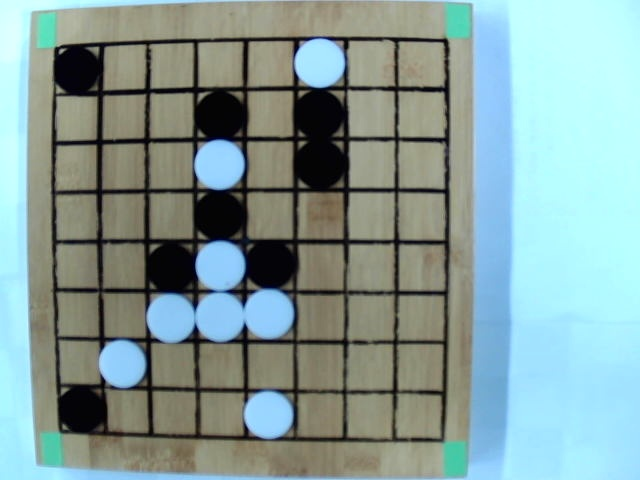
#> input picture python/opencv/harris-corner/IMG-111.jpg, 640 x 480 px
$ python harris_corner.py
#> lines starting #> are read from the running program, lines starting #| are printed output that depends on the picture; after the words box and inside, x2 and y2 are one past the last pixel; in counts of white or black regions, pixels touching at a corner belong together
import cv2
import numpy as np

def harris_corner(filename):
#> called with filename = 'IMG-111.jpg'
    img = cv2.imread(filename)
#> img is the input picture: shape (480, 640, 3); mean B, G, R 154.7, 157, 133.1
    gray = cv2.cvtColor(img, cv2.COLOR_BGR2GRAY)
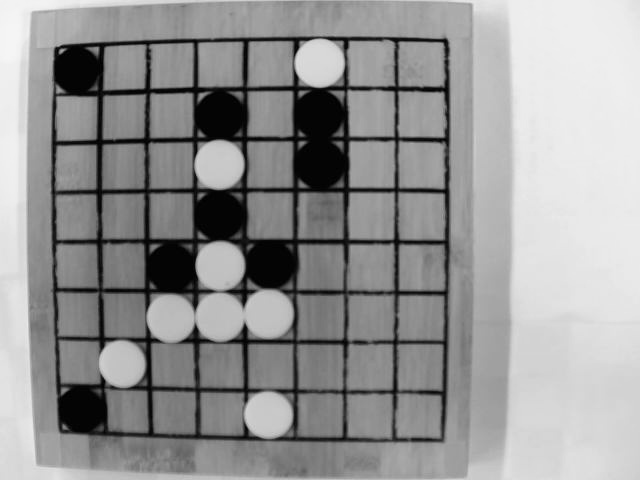
#> gray: shape (480, 640); min 0, max 245, mean 149.6

    gray = np.float32(gray)
    dst = cv2.cornerHarris(gray, 2, 3, 0.04)
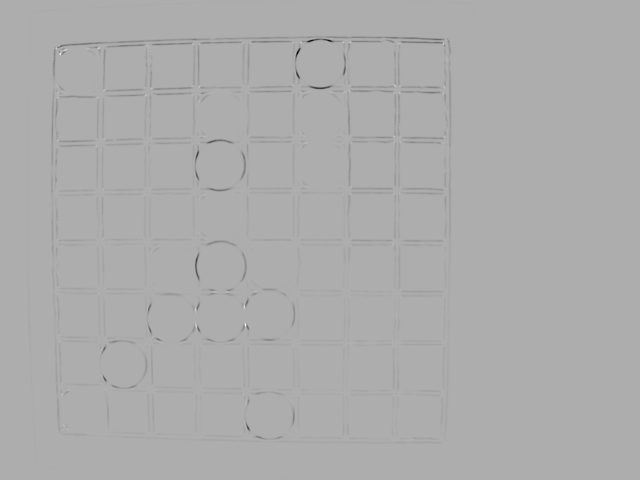
#> dst: shape (480, 640) float32; min -19473030, max 9187398, mean -96963.5; drawn with min black and max white

    # result is dilated for marking the corners, not important
    dst = cv2.dilate(dst, None)
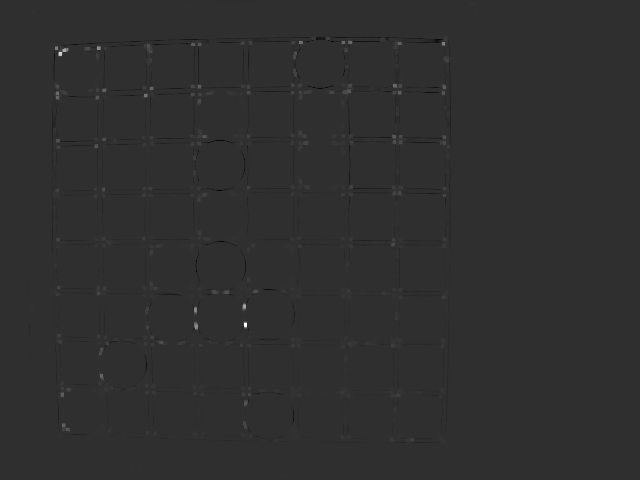
#> dst: shape (480, 640) float32; min -2128016.8, max 9187398, mean 609.4; drawn with min black and max white
    print(dst.shape)
#| (480, 640)
    # Threshold for an optimal value, it may vary depending on the image.
    print(dst > 0.01 * dst.max())
#> (printed output is left out)
    img[dst > 0.01 * dst.max()] = [0, 0, 255]
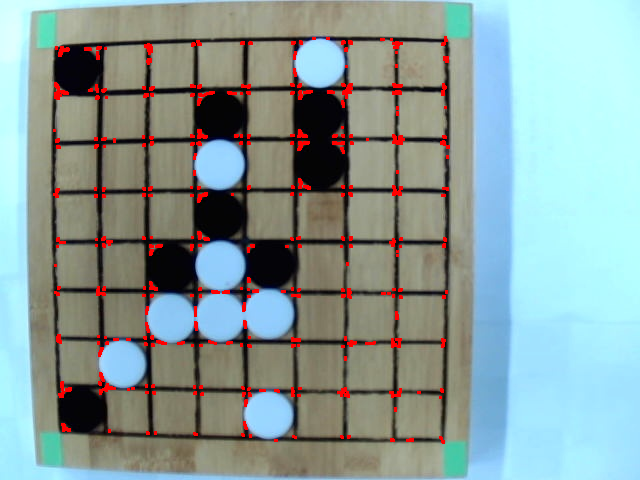
#> img: shape (480, 640, 3); 2.19% of pixels changed, all inside (x1, y1, x2, y2) = (53, 36, 450, 444)

    cv2.imshow('dst', img)
    if cv2.waitKey(0) & 0xff == 27:
#> (key Esc is pressed here)
        cv2.destroyAllWindows()

if __name__ == '__main__':
    #harris_corner('IMG-52.jpg')
    harris_corner('IMG-111.jpg')
